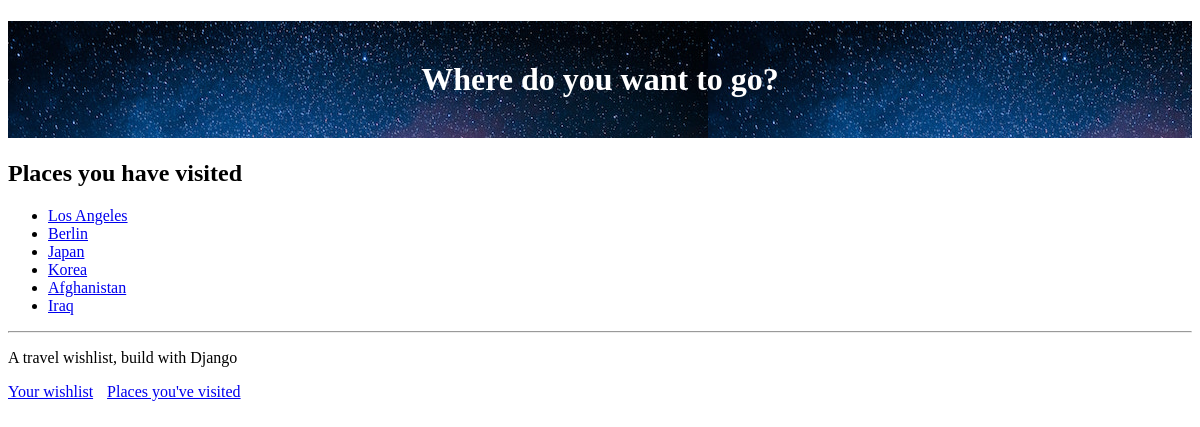
Page /visited (signed in) on the committed database.
### travel_wishlist/models.py (models this page shows, shortened)
class Place(models.Model):
    user = models.ForeignKey('auth.User', null=False, on_delete=models.CASCADE)
    name = models.CharField(max_length=200)
    visited = models.BooleanField(default=False)
    notes = models.TextField(blank=True, null=True)
    date_visited = models.DateField(blank=True, null=True)
    photo = models.ImageField(upload_to='user_images/', blank=True, null=True)

### travel_wishlist/views.py (the view)
# urls.py: path('visited', views.places_visited, name='places_visited'),
@login_required
def places_visited(request):
    visited = Place.objects.filter(visited=True)
    return render(request, 'travel_wishlist/visited.html', { 'visited': visited})

### travel_wishlist/templates/travel_wishlist/visited.html
{% extends 'travel_wishlist/base.html'%}
{% block content %}
<h2>Places you have visited</h2>
{% if visited %}
<ul>
    {% for place in visited %}
       <li>
           <a href="{% url 'place_details' place.pk %}">{{ place.name}}</a>
       </li>
    {% endfor %}
</ul>
{% else %}
<p>You have not visited any places yet</p>
{% endif %}
{% endblock %}

### rows in the picture
Place: name "Los Angeles"
Place: name "Berlin"
Place: name "Japan"
Place: name "Korea"
Place: name "Afghanistan"
Place: name "Iraq"
